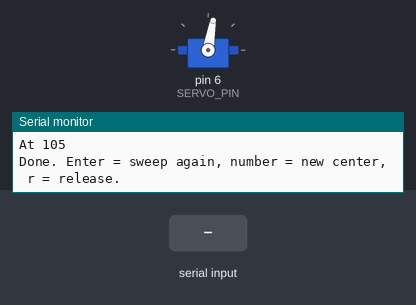
This sketch was run on a simulated Arduino Uno, built with avr-gcc and run on an emulated ATmega328P. Parts: servo, the last lines printed to the serial monitor. The test bench sets the inputs (shaded band).

Above: at 13.6 s.
13.7 s: "30,150\n" received over Serial
At 14.15 s:
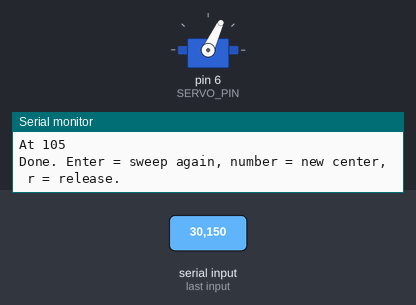
At 16.4 s:
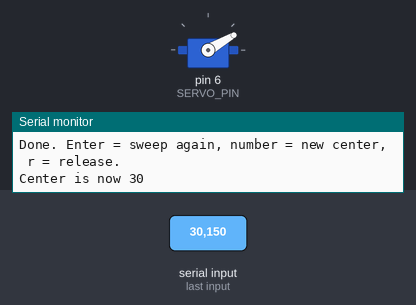
16.7 s: "200\n" received over Serial
At 21.4 s:
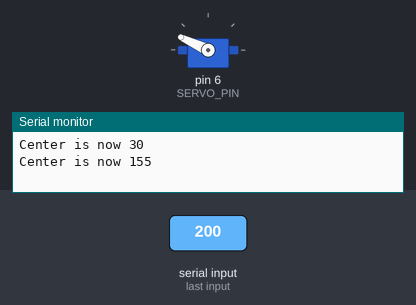
Timing chart, 0 to 22.9 s (numbered marks = the images above; inputs shaded):
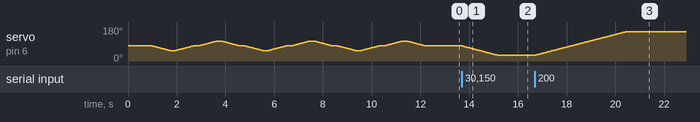

The sketch:

eye_sweep.ino
```cpp
// Left eye sweep test: Uno pin 6, breadboard row 15.
// Looks to one side, back to center, to the other side, back. Prints the
// angle at each side. Each side has its own range (RANGE_BELOW/ABOVE).
//
// Serial Monitor, 9600 baud, "New Line":
//   Enter = sweep again, a number = new center, r = release the servo.
// If the servo hums without moving, type r: a blocked servo gets hot.

#include <Servo.h>

const int SERVO_PIN = 6;
const int RANGE_BELOW = 25;  // degrees below the center: 80 - 25 = 55
const int RANGE_ABOVE = 25;  // degrees above the center: 80 + 25 = 105
const int STEP_DELAY = 30;   // ms per degree: bigger = slower
const int PAUSE = 200;       // ms to hold at each side
const int CYCLES = 3;        // sweeps per run

int center = 80;
int current;

Servo eye;

void moveTo(int target) {
  if (!eye.attached()) eye.attach(SERVO_PIN);
  while (current != target) {
    current += (target > current) ? 1 : -1;
    eye.write(current);
    delay(STEP_DELAY);
  }
}

// side = -1: below the center, +1: above the center, 0: center.
void look(int side) {
  if (side == 0) { moveTo(center); return; }
  moveTo(side < 0 ? center - RANGE_BELOW : center + RANGE_ABOVE);
  Serial.print("At ");
  Serial.println(current);
}

void sweep() {
  for (int i = 0; i < CYCLES; i++) {
    look(-1);
    delay(PAUSE);
    look(0);
    delay(PAUSE);
    look(1);
    delay(PAUSE);
    look(0);
    delay(PAUSE);
  }
  Serial.println("Done. Enter = sweep again, number = new center, r = release.");
}

void setup() {
  Serial.begin(9600);
  current = center;
  eye.write(center);         // set position before attaching to avoid a jump
  eye.attach(SERVO_PIN);
  delay(1000);
  Serial.print("Left eye sweep test. Center ");
  Serial.print(center);
  Serial.print(", from ");
  Serial.print(center - RANGE_BELOW);
  Serial.print(" to ");
  Serial.println(center + RANGE_ABOVE);
  sweep();
}

void loop() {
  if (!Serial.available()) return;

  String line = Serial.readStringUntil('\n');
  line.trim();

  if (line.length() == 0) {
    sweep();
  } else if (line == "r" || line == "R") {
    eye.detach();
    Serial.println("Released. Enter or a number moves it again.");
  } else if (isDigit(line[0])) {
    int newCenter = constrain(line.toInt(), RANGE_BELOW, 180 - RANGE_ABOVE);
    moveTo(newCenter);
    center = newCenter;
    Serial.print("Center is now ");
    Serial.println(center);
  }
}
```

Measured:
- after the input at 13.7 s, servo on pin 6 (SERVO_PIN): moves from 80° to 30° over 1.5 s, starting at once
- after the input at 16.7 s, servo on pin 6 (SERVO_PIN): moves from 30° to 155° over 3.7 s, starting at once
